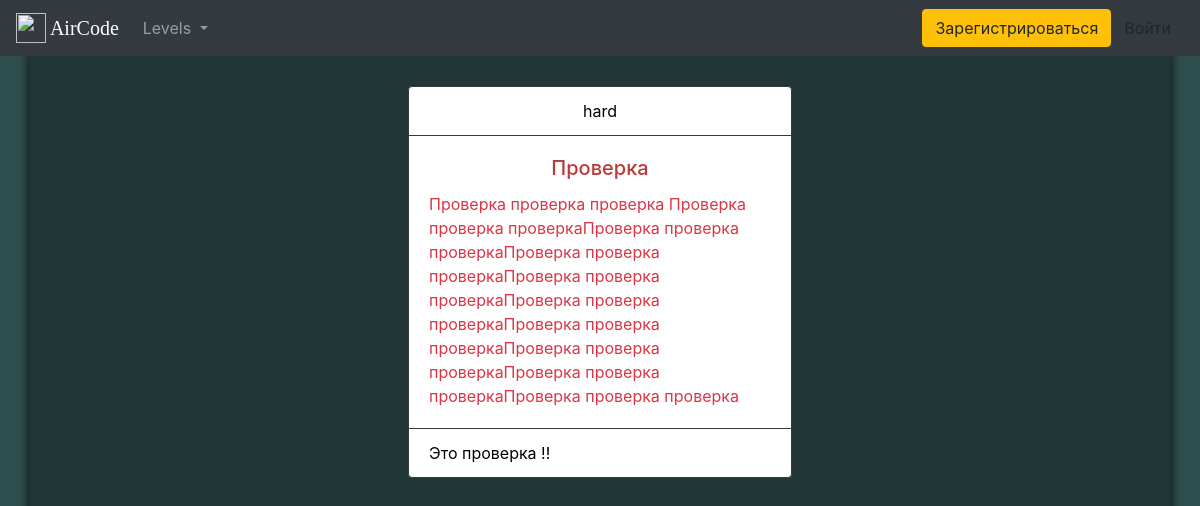
/hard/, run on the app's committed database.
### main/models.py (models this page shows, shortened)
class Task(models.Model):
    article = models.CharField("Название", max_length=120)
    lvl = models.ForeignKey(
        Category, on_delete=models.CASCADE, related_name="postcategory"
    )
    textarea = models.TextField(max_length=5600)
    examples = models.TextField("Примеры", max_length=2000)
    post_date = models.DateField("Date", default=datetime.date.today)
    tests = models.ForeignKey(
        Test,
        on_delete=models.CASCADE,
        related_name="Тесты",
        blank=True,
        null=True,
        default=None,
    )
    solution = models.TextField(max_length=5600, default="")

class Category(models.Model):
    name = models.CharField(max_length=40)
    def __str__(self):
        return self.name

### main/views.py (the view)
# urls.py: path("hard/", posts_hard, name="hard"),
def posts_hard(request):
    post = Task.objects.filter(lvl__name="hard")
    context = {
        "post": post,
    }
    return render(request, "main/hard.html", context)

### main/templates/main/hard.html
{% extends 'main/base.html' %}
{% load static %}
{% block content %}
<div class="container-fluid" style="background-color: darkslategray">
    <div class="container justify-content-center home-page-mid-bar">
        <div class="container justify-content-between">
            <div class="row justify-content-center">
                {% for item in post %}
                <div class="card border-dark mb-3" style="max-width: 24rem; margin: 30px">
                <div class="card-header bg-transparent border-dark" style="text-align: center;color: black;">{{item.lvl}}</div>
                <div class="card-body text-danger">
                    <a style="color:#ba3939;" href="{% url 'task_template' item.pk%}"><h5 class="card-title" style="text-align: center;">{{item.article}}</h5></a>
                    <p class="card-text">{{item.textarea|safe}}</p>
                </div>
                <div style="color: black;" class="card-footer bg-transparent border-dark">{{item.examples|safe}}</div>
                </div>
                {%endfor%}
        </div>
    </div>
</div>
</div>
{% endblock %}

### main/static/main/style.css (style rules this page uses)
.home-page-mid-bar { background-color: rgba(0, 0, 0, 0.3); color: white; box-shadow: 0 0 8px 4px rgba(0, 0, 0, 0.5); min-height: 1000px; }
body > div > div > div > div > div { -webkit-transition: all 0.3s ease; -moz-transition: all 0.3s ease; -o-transition: all 0.3s ease; transition: all 0.3s ease; }

### data on the page
Task: lvl "hard", article "Проверка", textarea "Проверка проверка проверка Проверка проверка проверкаПроверка проверка проверкаПроверка проверка проверкаПроверка проверка проверкаПроверка проверка проверкаПроверка проверка проверкаПроверка проверка проверкаПроверка проверка проверкаПроверка проверка проверка", examples "Это проверка !!"
